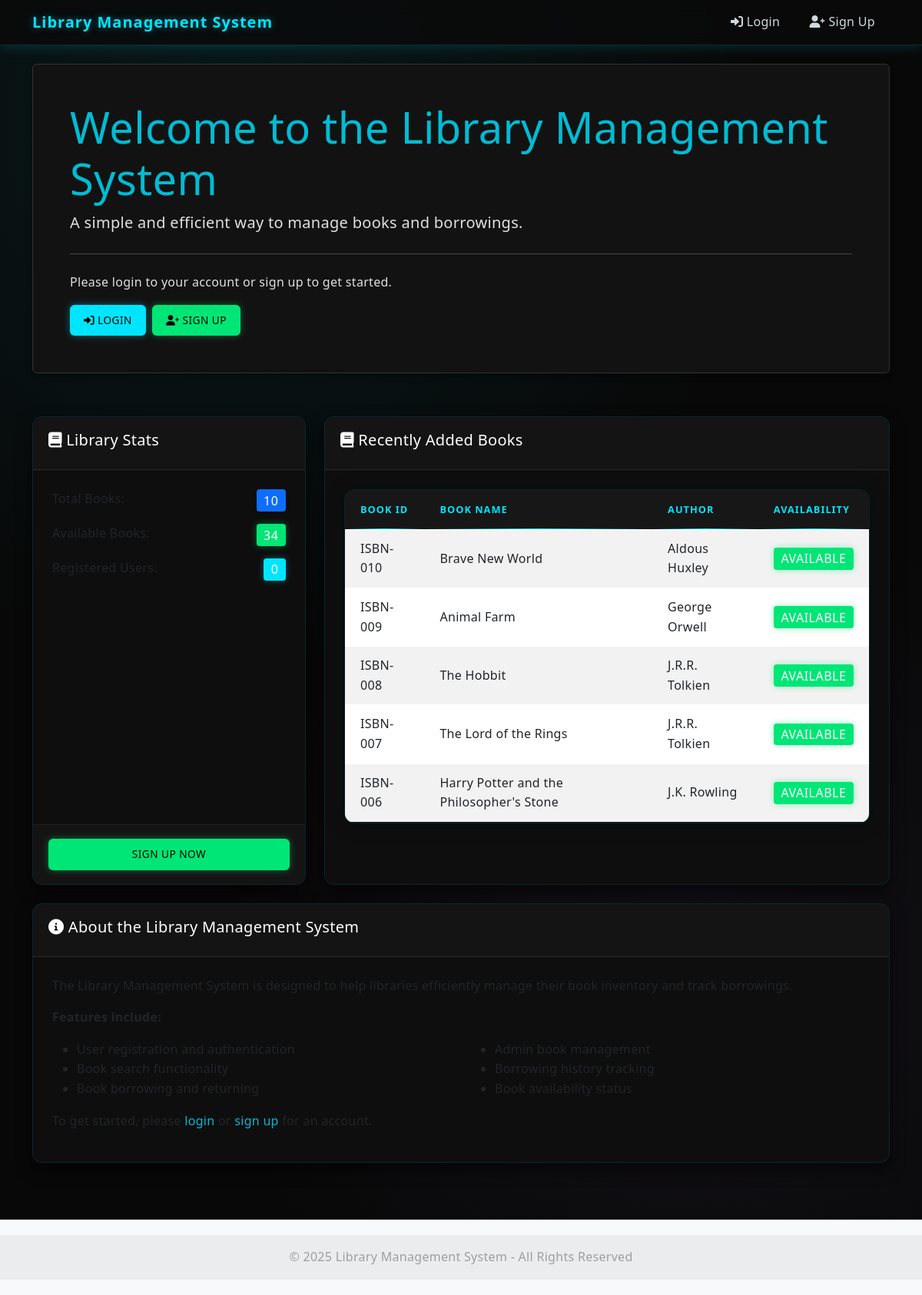
The page / on the database its author committed.
### tables this page shows
CREATE TABLE IF NOT EXISTS books (
    id INT AUTO_INCREMENT PRIMARY KEY,
    book_id VARCHAR(50) NOT NULL UNIQUE,
    book_name VARCHAR(255) NOT NULL,
    author VARCHAR(100) NOT NULL,
    total_copies INT NOT NULL DEFAULT 1,
    available_copies INT NOT NULL DEFAULT 1,
    created_at TIMESTAMP DEFAULT CURRENT_TIMESTAMP,
    updated_at TIMESTAMP DEFAULT CURRENT_TIMESTAMP ON UPDATE CURRENT_TIMESTAMP
);

### includes/functions.php (called while the page is built, shortened)
<?php
function isLoggedIn() {
    return isset($_SESSION['user_id']) && !empty($_SESSION['user_id']);
}
?>

### includes/db.php (called while the page is built, shortened)
<?php
class Database {
    private static $instance = null;
    private $conn;
    private function __construct() {
        try {
            $dsn = "mysql:host=" . DB_HOST . ";dbname=" . DB_NAME;
            $options = [
                PDO::ATTR_ERRMODE => PDO::ERRMODE_EXCEPTION,
                PDO::ATTR_DEFAULT_FETCH_MODE => PDO::FETCH_ASSOC,
                PDO::ATTR_EMULATE_PREPARES => false,
            ];
            $this->conn = new PDO($dsn, DB_USER, DB_PASS, $options);
        } catch (PDOException $e) {
            die("Connection failed: " . $e->getMessage());
        }
    }
    public static function getInstance() {
        if (self::$instance == null) {
            self::$instance = new Database();
        }
        return self::$instance;
    }
    public function query($query, $params = []) {
        try {
            $stmt = $this->conn->prepare($query);
            $stmt->execute($params);
            return $stmt;
        } catch (PDOException $e) {
            echo "Query Error: " . $e->getMessage();
            return false;
        }
    }
    public function getRow($query, $params = []) {
        $stmt = $this->query($query, $params);
        if ($stmt) {
            return $stmt->fetch();
        }
        return false;
    }
    public function getAll($query, $params = []) {
        $stmt = $this->query($query, $params);
        if ($stmt) {
            return $stmt->fetchAll();
        }
        return [];
    }
}
?>

### index.php (the view, shortened to what this page needs)
<?php
require_once 'includes/db.php';
require_once 'includes/functions.php';
$db = Database::getInstance();
$totalBooks = $db->getRow("SELECT COUNT(*) as count FROM books")['count'] ?? 0;
$availableBooks = $db->getRow("SELECT SUM(available_copies) as count FROM books")['count'] ?? 0;
$totalUsers = $db->getRow("SELECT COUNT(*) as count FROM users")['count'] ?? 0;
$recentBooks = $db->getAll("SELECT * FROM books ORDER BY id DESC LIMIT 5");
include_once 'includes/header.php';
?>
<div class="row">
    <div class="col-md-12">
        <div class="jumbotron bg-light p-5 rounded">
            <h1 class="display-4">Welcome to the Library Management System</h1>
            <p class="lead">A simple and efficient way to manage books and borrowings.</p>
            <hr class="my-4">
            <?php if (isLoggedIn()): ?>
                <?php if (isAdmin()): ?>
                    <p>Welcome, Admin! Manage books, users, and track borrowings.</p>
                    <a class="btn btn-primary btn-lg" href="<?php echo APP_URL; ?>/admin/dashboard.php" role="button">
                        <i class="fas fa-tachometer-alt"></i> Go to Admin Dashboard
                    </a>
                <?php else: ?>
                    <p>Welcome back! You can search, borrow, and return books.</p>
                    <a class="btn btn-primary btn-lg" href="<?php echo APP_URL; ?>/user/dashboard.php" role="button">
                        <i class="fas fa-tachometer-alt"></i> Go to Your Dashboard
                    </a>
                <?php endif; ?>
            <?php else: ?>
                <p>Please login to your account or sign up to get started.</p>
                <div class="d-flex gap-2">
                    <a class="btn btn-primary btn-lg" href="<?php echo APP_URL; ?>/login.php" role="button">
                        <i class="fas fa-sign-in-alt"></i> Login
                    </a>
                    <a class="btn btn-success btn-lg" href="<?php echo APP_URL; ?>/signup.php" role="button">
                        <i class="fas fa-user-plus"></i> Sign Up
                    </a>
                </div>
            <?php endif; ?>
        </div>
    </div>
</div>
<div class="row mt-4">
    <div class="col-md-4 mb-4">
        <div class="card h-100">
            <div class="card-header bg-primary text-white">
                <h5><i class="fas fa-book"></i> Library Stats</h5>
            </div>
            <div class="card-body">
                <div class="d-flex justify-content-between mb-3">
                    <span>Total Books:</span>
                    <span class="badge bg-primary"><?php echo $totalBooks; ?></span>
                </div>
                <div class="d-flex justify-content-between mb-3">
                    <span>Available Books:</span>
                    <span class="badge bg-success"><?php echo $availableBooks; ?></span>
                </div>
                <div class="d-flex justify-content-between">
                    <span>Registered Users:</span>
                    <span class="badge bg-info"><?php echo $totalUsers; ?></span>
                </div>
            </div>
            <?php if (!isLoggedIn()): ?>
            <div class="card-footer">
                <a href="<?php echo APP_URL; ?>/signup.php" class="btn btn-success w-100">Sign Up Now</a>
            </div>
            <?php endif; ?>
        </div>
    </div>
    <div class="col-md-8 mb-4">
        <div class="card h-100">
            <div class="card-header bg-info text-white">
                <h5><i class="fas fa-book"></i> Recently Added Books</h5>
            </div>
            <div class="card-body">
                <?php if (empty($recentBooks)): ?>
                    <div class="alert alert-info">
                        <i class="fas fa-info-circle"></i> No books have been added to the library yet.
                    </div>
                <?php else: ?>
                    <div class="table-responsive">
                        <table class="table table-striped">
                            <thead>
                                <tr>
                                    <th>Book ID</th>
                                    <th>Book Name</th>
                                    <th>Author</th>
                                    <th>Availability</th>
                                </tr>
                            </thead>
                            <tbody>
                                <?php foreach ($recentBooks as $book): ?>
                                    <tr>
                                        <td><?php echo htmlspecialchars($book['book_id']); ?></td>
                                        <td><?php echo htmlspecialchars($book['book_name']); ?></td>
                                        <td><?php echo htmlspecialchars($book['author']); ?></td>
                                        <td>
                                            <?php if ($book['available_copies'] <= 0): ?>
                                                <span class="badge bg-danger">Out of Stock</span>
                                            <?php elseif ($book['available_copies'] < ($book['total_copies'] / 2)): ?>
                                                <span class="badge bg-warning text-dark">Limited</span>
                                            <?php else: ?>
                                                <span class="badge bg-success">Available</span>
                                            <?php endif; ?>
                                        </td>
                                    </tr>
                                <?php endforeach; ?>
                            </tbody>
                        </table>
                    </div>
                <?php endif; ?>
            </div>
        </div>
    </div>
</div>
<div class="row">
    <div class="col-md-12">
        <div class="card">
            <div class="card-header bg-success text-white">
                <h5><i class="fas fa-info-circle"></i> About the Library Management System</h5>
            </div>
            <div class="card-body">
                <p>The Library Management System is designed to help libraries efficiently manage their book inventory and track borrowings.</p>
                <p><strong>Features include:</strong></p>
                <div class="row">
                    <div class="col-md-6">
                        <ul>
                            <li>User registration and authentication</li>
                            <li>Book search functionality</li>
                            <li>Book borrowing and returning</li>
                        </ul>
                    </div>
                    <div class="col-md-6">
                        <ul>
                            <li>Admin book management</li>
                            <li>Borrowing history tracking</li>
                            <li>Book availability status</li>
                        </ul>
                    </div>
                </div>
                <?php if (!isLoggedIn()): ?>
                    <p>To get started, please <a href="<?php echo APP_URL; ?>/login.php">login</a> or <a href="<?php echo APP_URL; ?>/signup.php">sign up</a> for an account.</p>
                <?php endif; ?>
            </div>
        </div>
    </div>
</div>
<?php include_once 'includes/footer.php'; ?>

### includes/header.php (shortened to what this page needs)
<?php
require_once __DIR__ . '/db.php';
require_once __DIR__ . '/functions.php';
$current_page = basename($_SERVER['PHP_SELF']);
?>
<!DOCTYPE html>
<html lang="en">
<head>
    <link href="https://cdn.jsdelivr.net/npm/bootstrap@5.3.0-alpha1/dist/css/bootstrap.min.css" rel="stylesheet">
    <link href="https://cdnjs.cloudflare.com/ajax/libs/font-awesome/6.0.0/css/all.min.css" rel="stylesheet">
    <link href="<?php echo APP_URL; ?>/assets/css/style.css" rel="stylesheet">
</head>
<body>
    <nav class="navbar navbar-expand-lg navbar-dark bg-dark">
        <div class="container">
            <a class="navbar-brand" href="<?php echo APP_URL; ?>/index.php"><?php echo APP_NAME; ?></a>
            <div class="collapse navbar-collapse" id="navbarNav">
                <ul class="navbar-nav ms-auto">
                    <?php if (isLoggedIn()): ?>
                        <?php if (isAdmin()): ?>
                            <li class="nav-item">
                                <a class="nav-link <?php echo ($current_page == 'dashboard.php') ? 'active' : ''; ?>" href="<?php echo APP_URL; ?>/admin/dashboard.php">
                                    <i class="fas fa-tachometer-alt"></i> Dashboard
                                </a>
                            </li>
                            <li class="nav-item">
                                <a class="nav-link <?php echo ($current_page == 'add_book.php') ? 'active' : ''; ?>" href="<?php echo APP_URL; ?>/admin/add_book.php">
                                    <i class="fas fa-plus"></i> Add Book
                                </a>
                            </li>
                        <?php else: ?>
                            <li class="nav-item">
                                <a class="nav-link <?php echo ($current_page == 'dashboard.php') ? 'active' : ''; ?>" href="<?php echo APP_URL; ?>/user/dashboard.php">
                                    <i class="fas fa-tachometer-alt"></i> Dashboard
                                </a>
                            </li>
                            <li class="nav-item">
                                <a class="nav-link <?php echo ($current_page == 'search.php') ? 'active' : ''; ?>" href="<?php echo APP_URL; ?>/user/search.php">
                                    <i class="fas fa-search"></i> Search Books
                                </a>
                            </li>
                            <li class="nav-item">
                                <a class="nav-link <?php echo ($current_page == 'borrow.php') ? 'active' : ''; ?>" href="<?php echo APP_URL; ?>/user/borrow.php">
                                    <i class="fas fa-book"></i> Borrow Books
                                </a>
                            </li>
                            <li class="nav-item">
                                <a class="nav-link <?php echo ($current_page == 'return.php') ? 'active' : ''; ?>" href="<?php echo APP_URL; ?>/user/return.php">
                                    <i class="fas fa-undo"></i> Return Books
                                </a>
                            </li>
                        <?php endif; ?>
                        <li class="nav-item">
                            <a class="nav-link" href="<?php echo APP_URL; ?>/logout.php">
                                <i class="fas fa-sign-out-alt"></i> Logout
                            </a>
                        </li>
                    <?php else: ?>
                        <li class="nav-item">
                            <a class="nav-link <?php echo ($current_page == 'login.php') ? 'active' : ''; ?>" href="<?php echo APP_URL; ?>/login.php">
                                <i class="fas fa-sign-in-alt"></i> Login
                            </a>
                        </li>
                        <li class="nav-item">
                            <a class="nav-link <?php echo ($current_page == 'signup.php') ? 'active' : ''; ?>" href="<?php echo APP_URL; ?>/signup.php">
                                <i class="fas fa-user-plus"></i> Sign Up
                            </a>
                        </li>
                    <?php endif; ?>
                </ul>
            </div>
        </div>
    </nav>
    <div class="container mt-4">

### includes/footer.php (shortened to what this page needs)
    </div>
    <footer class="bg-light text-center text-lg-start mt-5">
        <div class="text-center p-3" style="background-color: rgba(0, 0, 0, 0.05);">
            &copy; <?php echo date('Y'); ?> <?php echo APP_NAME; ?> - All Rights Reserved
        </div>
    </footer>
</body>
</html>

### rows shown on the page
books: book "ISBN-010", book_name "Brave New World", author "Aldous Huxley", available_copies "AVAILABLE"
books: book "ISBN-009", book_name "Animal Farm", author "George Orwell", available_copies "AVAILABLE"
books: book "ISBN-008", book_name "The Hobbit", author "J.R.R. Tolkien", available_copies "AVAILABLE"
books: book "ISBN-007", book_name "The Lord of the Rings", author "J.R.R. Tolkien", available_copies "AVAILABLE"
books: book "ISBN-006", book_name "Harry Potter and the Philosopher's Stone", author "J.K. Rowling", available_copies "AVAILABLE"

### other values the page prints
APP_NAME "Library Management System"
$totalBooks "10"
$availableBooks "34"
$totalUsers "0"
